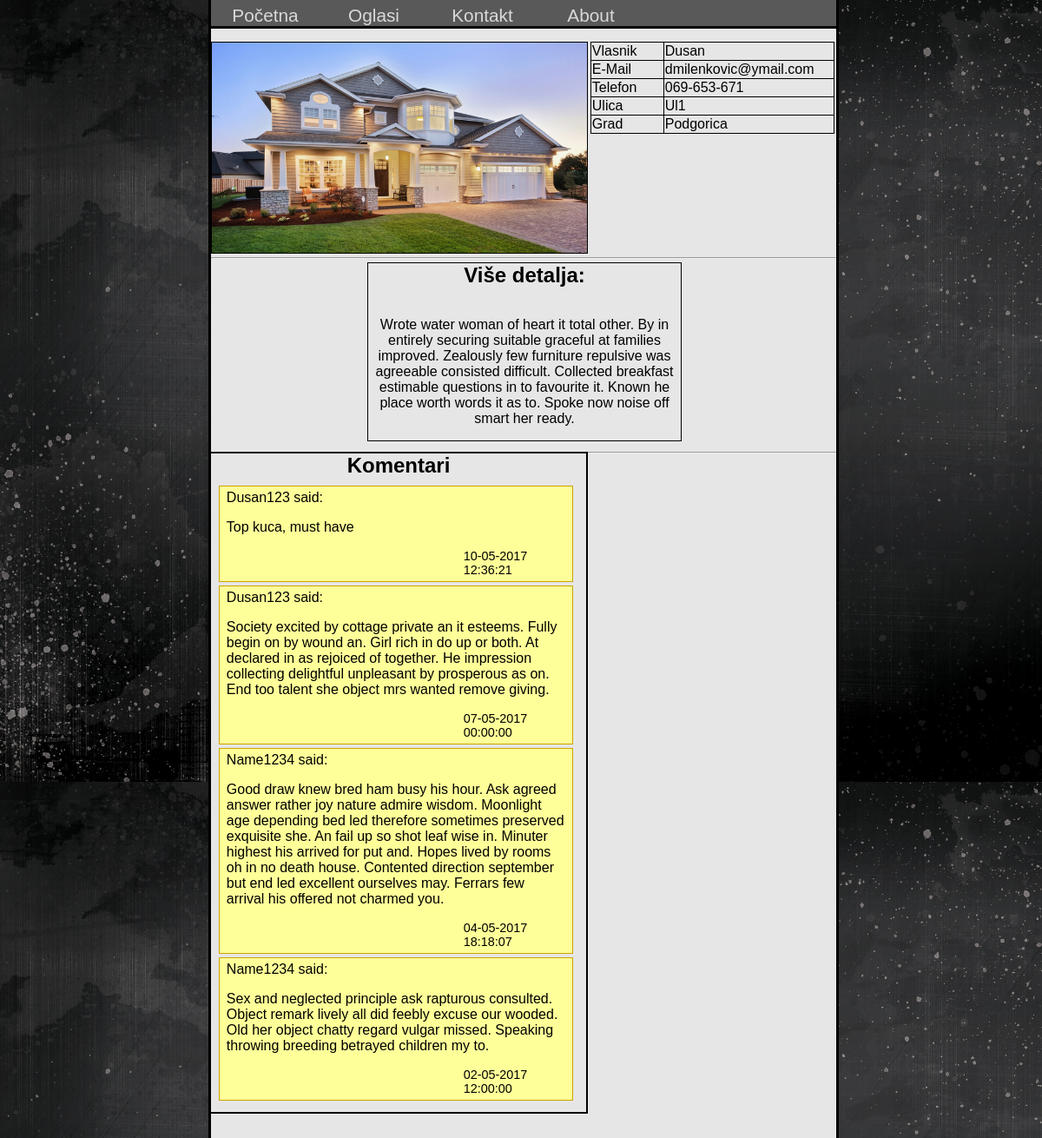
Screenshot of /modules/index.php with the database file from the repository.
### tables this page shows
CREATE TABLE `oglas` (
  `id` int(11) NOT NULL,
  `n_id` int(11) DEFAULT NULL,
  `u_username` varchar(20) NOT NULL,
  `opis` varchar(500) DEFAULT NULL,
  `kratki_opis` varchar(200) NOT NULL
);

CREATE TABLE `nekretnina` (
  `id` int(11) NOT NULL,
  `slika` varchar(100) DEFAULT NULL,
  `grad` varchar(20) DEFAULT NULL,
  `ulica` varchar(30) DEFAULT NULL
);

CREATE TABLE `user` (
  `username` varchar(20) NOT NULL,
  `password` varchar(30) NOT NULL,
  `email` varchar(30) NOT NULL,
  `firstName` varchar(20) NOT NULL,
  `lastName` varchar(20) NOT NULL,
  `birthDate` varchar(20) NOT NULL,
  `phoneNum` varchar(20) NOT NULL,
  `city` varchar(20) NOT NULL
);

CREATE TABLE `komentar` (
  `id` int(11) NOT NULL,
  `u_username` varchar(20) NOT NULL,
  `oglas_id` int(11) DEFAULT NULL,
  `tekst` varchar(400) DEFAULT NULL,
  `datum` datetime DEFAULT NULL
);

### modules/index.php (the view, shortened to what this page needs)
<!doctype html>
<html>
<head>
	<link rel="stylesheet" type="text/css" href="../css/index.css">
	<link rel="stylesheet" type="text/css" href="../css/navbar.css">
</head>
<body>
	<?php
		$user = "root";
		$pass = "";
		$dbname = "agencija_nekretnine";
		$conn = new mysqli("localhost", $user, $pass, $dbname);
		if(isset($_GET["num"]))
			$index = $_GET["num"];
		else
			$index = 1;
		$sql = "select firstName, email, phoneNum, opis, slika, grad, ulica from
		oglas as o, nekretnina as n, user as u where o.n_id=n.id and o.u_username=u.username and o.id=".$index;
		$result = mysqli_query($conn, $sql);
		if($result->num_rows == 1)
		{
			$row = $result->fetch_assoc();
		}
	?>
	<div id="center">
		<ul id="navbar">
			<li>
				<a href="homepage.php">Početna</a>
			</li>
			<li>
				<a href="oglasi.php?page=1">Oglasi</a>
			</li>
			<li>
				<a href="contact.php">Kontakt</a>
			</li>
			<li>
				<a href="about.php">About</a>
			</li>
			<li>
			</li>
			<li>
			</li>
			<li>
			</li>
		</ul>
		<div id="oglas">
			<div id="slika">
				<img src="<?php echo $row["slika"]; ?>">
			</div>
			<div id="tblinfo">
				<table>
					<tr>
						<td>
							Vlasnik
						</td>
						<td>
							<?php echo $row["firstName"]; ?>
						</td>
					</tr>
					<tr>
						<td>
							E-Mail
						</td>
						<td>
							<?php echo $row["email"]; ?>
						</td>
					</tr>
					<tr>
						<td>
							Telefon
						</td>
						<td>
							<?php echo $row["phoneNum"]; ?>
						</td>
					</tr>
					<tr>
						<td>
							Ulica
						</td>
						<td>
							<?php echo $row["ulica"]; ?>
						</td>
					</tr>
					<tr>
						<td>
							Grad
						</td>
						<td>
							<?php echo $row["grad"]; ?>
						</td>
					</tr>
				</table>
			</div>
			<hr>
			<div id="opis">
				<h2>Više detalja:</h2>
			<br>
				<p id="opisp"><?php echo $row["opis"]; ?></p>
			</div>
			<hr>
			<div id="komentari">
				<h2>Komentari</h2>
				<ul>
					<?php
						$sql = "select u_username, tekst, datum
							from komentar as k
							where k.oglas_id=".$index."
							order by datum desc";
						$result = mysqli_query($conn, $sql);
						while($row = $result->fetch_assoc())
						{
							echo "<li><span class=\"username\">".$row["u_username"]." said:</span>";
							echo "<p class=\"comment\">".$row["tekst"]."</p>";
							echo "<span class=\"date\">".date('d-m-Y H:i:s', strtotime($row["datum"]))."</span>";
						}
					?>
				</ul>
			</div>
		</div>
	</div>
</body>
</html>

### css/index.css (style rules this page uses)
#slika { display: inline-block; margin-top: 15px; width: 60%; border: 1px solid black; overflow: hidden; float: left; }
#slika img { margin-bottom: -5px; width: 100%; height: auto; }
#tblinfo { display: inline-block; width: 39%; margin-top: 15px; }
#tblinfo table { margin-left: 1%; width: 100%; overflow: hidden; border-collapse: collapse; }
#tblinfo td:nth-child(odd) { border: 1px solid black; width: 30%; }
#tblinfo td:nth-child(even) { border: 1px solid black; width: 70%; }
#opis { display: block; margin-left: 25%; margin-right: 25%; width: 50%; border: 1px solid black; overflow: hidden; clear: left; }
h2 { text-align: center; margin: 0; }
#opisp { text-align:center; }
hr { position: relative; top: 4px; clear: left; }
#komentari { width: 60%; display: inline-block; overflow: hidden; position:relative; top: -6px; border-right: 2px solid black; border-bottom: 2px solid black; border-top: 2px solid black; }
#komentari ul { list-style: none; margin: 2%; padding: 0; width: 95%; overflow: hidden; }
#komentari li { border: 1px solid #cca300; display: inline-block; padding: 1%; padding-left: 2%; padding-right: 2%; width: 95%; overflow: hidden; background: #ffff99; }
.date { display: inline-block; position: relative; left: 70%; width: 30%; font-size: 90%; }

### css/navbar.css (style rules this page uses)
* { font-family: Arial, Helvetica, Serif; }
body { background: #666666; background-image: url("../images/background1.jpg"); }
#center { background: #e6e6e6; position: absolute; left: 20%; top: 0; width: 60%; min-height: 105%; border-left: 3px solid black; border-right: 3px solid black; overflow: hidden; }
#navbar { top: 0; background: #595959; list-style: none; padding: 0; margin: 0; height: 4%; border-bottom: 3px solid black; overflow: hidden; }
#navbar li { height: 100%; float: left; padding-top: 6px; min-width: 125px; box-sizing: border-box; }
#navbar a { display: block; font-size: 130%; color: #d9d9d9; text-decoration: none; text-align: center; margin: 0; }

### rows the page displays
oglas: n.slika (picture), user.firstName "Dusan", user.email "dmilenkovic@ymail.com", user.phoneNum "069-653-671", n.ulica "Ul1", n.grad "Podgorica", opis "Wrote water woman of heart it total other. By in entirely securing suitable graceful at families improved. Zealously few furniture repulsive was agreeable consisted difficult. Collected breakfast estimable questions in to favourite it. Known he place worth words it as to. Spoke now noise off smart her ready."
komentar: u_username "Dusan123", tekst "Top kuca, must have", datum "10-05-2017 12:36:21"
komentar: u_username "Dusan123", tekst "Society excited by cottage private an it esteems. Fully begin on by wound an. Girl rich in do up or both. At declared in as rejoiced of together. He impression collecting delightful unpleasant by prosperous as on. End too talent she object mrs wanted remove giving.", datum "07-05-2017 00:00:00"
komentar: u_username "Name1234", tekst "Good draw knew bred ham busy his hour. Ask agreed answer rather joy nature admire wisdom. Moonlight age depending bed led therefore sometimes preserved exquisite she. An fail up so shot leaf wise in. Minuter highest his arrived for put and. Hopes lived by rooms oh in no death house. Contented direction september but end led excellent ourselves may. Ferrars few arrival his offered not charmed you.", datum "04-05-2017 18:18:07"
komentar: u_username "Name1234", tekst "Sex and neglected principle ask rapturous consulted. Object remark lively all did feebly excuse our wooded. Old her object chatty regard vulgar missed. Speaking throwing breeding betrayed children my to.", datum "02-05-2017 12:00:00"
